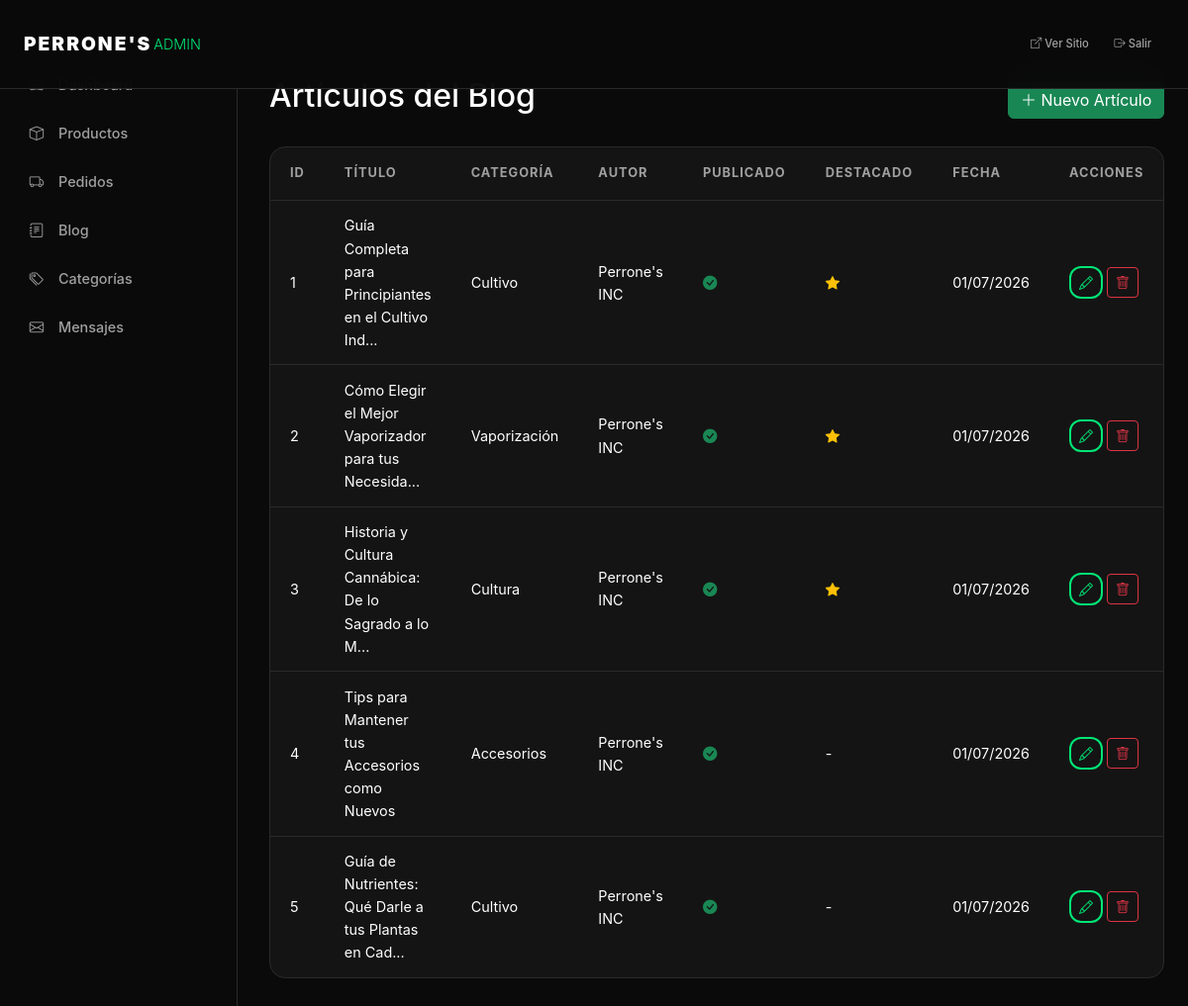
Screenshot of /admin/blog (signed in) with the database file from the repository.
### models.py (models this page shows)
class BlogPost(db.Model):
    __tablename__ = 'blog_posts'
    id = db.Column(db.Integer, primary_key=True)
    title = db.Column(db.String(200), nullable=False)
    slug = db.Column(db.String(200), unique=True, nullable=False)
    excerpt = db.Column(db.String(400))
    content = db.Column(db.Text, nullable=False)
    image = db.Column(db.String(200))
    author = db.Column(db.String(100), default='Perrone\'s INC')
    published = db.Column(db.Boolean, default=False)
    featured = db.Column(db.Boolean, default=False)
    category = db.Column(db.String(100))
    tags = db.Column(db.String(300))
    created_at = db.Column(db.DateTime, default=lambda: datetime.now(timezone.utc))
    updated_at = db.Column(db.DateTime, default=lambda: datetime.now(timezone.utc), onupdate=lambda: datetime.now(timezone.utc))

### app.py (the view)
@app.route('/admin/blog')
@login_required
@admin_required
def admin_blog():
    page = request.args.get('page', 1, type=int)
    posts = BlogPost.query.order_by(BlogPost.created_at.desc()).paginate(
        page=page, per_page=app.config['PER_PAGE'], error_out=False)
    return render_template('admin/blog.html', posts=posts)

### app.py (called while the page is built)
@login_manager.user_loader
def load_user(user_id):
    return db.session.get(User, int(user_id))

def admin_required(f):
    @wraps(f)
    def decorated_function(*args, **kwargs):
        if not current_user.is_authenticated or not current_user.is_admin:
            abort(403)
        return f(*args, **kwargs)
    return decorated_function

@app.context_processor
def inject_globals():
    categories = Category.query.filter_by(active=True).all() if hasattr(Category, 'active') else Category.query.all()
    cart_count = 0
    cart = session.get('cart', {})
    if cart:
        cart_count = sum(item['quantity'] for item in cart.values())
    return dict(categories=categories, cart_count=cart_count, now=datetime.now())

### templates/admin/blog.html (shortened to what this page needs)
{% extends 'admin/base_admin.html' %}
{% block admin_content %}
<div class="d-flex justify-content-between align-items-center mb-4">
    <h2>Artículos del Blog</h2>
    <a href="{{ url_for('admin_blog_new') }}" class="btn btn-success"><i class="bi bi-plus-lg"></i> Nuevo Artículo</a>
</div>
<div class="admin-table-container">
    <table class="admin-table">
        <thead>
            <tr>
                <th>ID</th>
                <th>Título</th>
                <th>Categoría</th>
                <th>Autor</th>
                <th>Publicado</th>
                <th>Destacado</th>
                <th>Fecha</th>
                <th>Acciones</th>
            </tr>
        </thead>
        <tbody>
            {% for post in posts.items %}
            <tr>
                <td>{{ post.id }}</td>
                <td>{{ post.title[:50] }}{% if post.title|length > 50 %}...{% endif %}</td>
                <td>{{ post.category or '-' }}</td>
                <td>{{ post.author }}</td>
                <td>{% if post.published %}<i class="bi bi-check-circle-fill text-success"></i>{% else %}<i class="bi bi-x-circle-fill text-muted"></i>{% endif %}</td>
                <td>{% if post.featured %}<i class="bi bi-star-fill text-warning"></i>{% else %}-{% endif %}</td>
                <td>{{ post.created_at.strftime('%d/%m/%Y') }}</td>
                <td>
                    <a href="{{ url_for('admin_blog_edit', id=post.id) }}" class="btn btn-sm btn-outline-primary"><i class="bi bi-pencil"></i></a>
                    <form method="POST" action="{{ url_for('admin_blog_delete', id=post.id) }}" style="display:inline;" onsubmit="return confirm('¿Eliminar artículo?')">
                        <button type="submit" class="btn btn-sm btn-outline-danger"><i class="bi bi-trash"></i></button>
                    </form>
                </td>
            </tr>
            {% else %}
            <tr><td colspan="8" class="text-center text-muted py-3">No hay artículos</td></tr>
            {% endfor %}
        </tbody>
    </table>
</div>
{% endblock %}

### static/css/style.css (style rules this page uses)
:root { --bg-primary: #0a0a0a; --bg-secondary: #111111; --bg-card: #141414; --bg-section: #0d0d0d; --border: #2a2a2a; --text-primary: #ffffff; --text-secondary: #a0a0a0; --accent: #00e676; --accent-hover: #00c853; --accent-dim: rgba(0, 230, 118, 0.1); --danger: #ff5252; --warning: #ffd740; --info: #40c4ff; --font: 'Inter', -apple-system, BlinkMacSystemFont, 'Segoe UI', sans-serif; }
* { margin: 0; padding: 0; box-sizing: border-box; }
html { scroll-behavior: smooth; }
body { font-family: var(--font); background: var(--bg-primary); color: var(--text-primary); line-height: 1.6; -webkit-font-smoothing: antialiased; }
a { color: var(--accent); text-decoration: none; transition: opacity .2s; }
.btn-outline-primary { border: 2px solid var(--accent); color: var(--accent); background: transparent; font-weight: 700; border-radius: 12px; transition: all .3s; }
.admin-table-container { background: var(--bg-card); border: 1px solid var(--border); border-radius: 16px; overflow-x: auto; }
.admin-table { width: 100%; border-collapse: collapse; }
.admin-table th { padding: 1rem 1.25rem; text-align: left; font-size: 0.8rem; font-weight: 700; text-transform: uppercase; letter-spacing: 1px; color: var(--text-secondary); border-bottom: 1px solid var(--border); white-space: nowrap; }
.admin-table td { padding: 0.85rem 1.25rem; font-size: 0.9rem; border-bottom: 1px solid var(--border); }
.admin-table tr:last-child td { border: none; }

### rows the page displays
BlogPost: id "1", title "Guía Completa para Principiantes en el Cultivo Ind", category "Cultivo", author "Perrone's INC", published True (drawn), featured True (drawn), created_at "01/07/2026"
BlogPost: id "2", title "Cómo Elegir el Mejor Vaporizador para tus Necesida", category "Vaporización", author "Perrone's INC", published True (drawn), featured True (drawn), created_at "01/07/2026"
BlogPost: id "3", title "Historia y Cultura Cannábica: De lo Sagrado a lo M", category "Cultura", author "Perrone's INC", published True (drawn), featured True (drawn), created_at "01/07/2026"
BlogPost: id "4", title "Tips para Mantener tus Accesorios como Nuevos", category "Accesorios", author "Perrone's INC", published True (drawn), created_at "01/07/2026"
BlogPost: id "5", title "Guía de Nutrientes: Qué Darle a tus Plantas en Cad", category "Cultivo", author "Perrone's INC", published True (drawn), created_at "01/07/2026"
